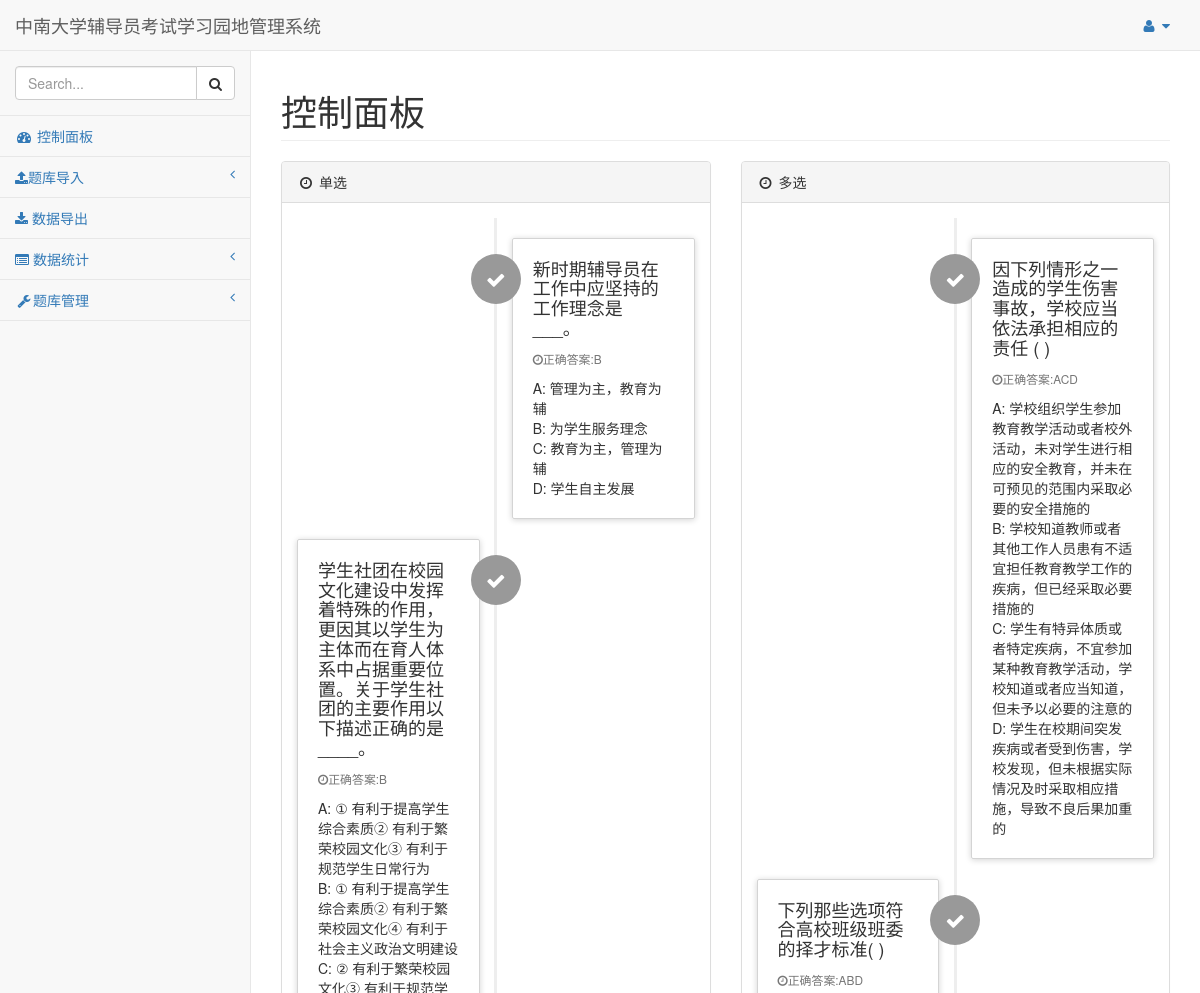
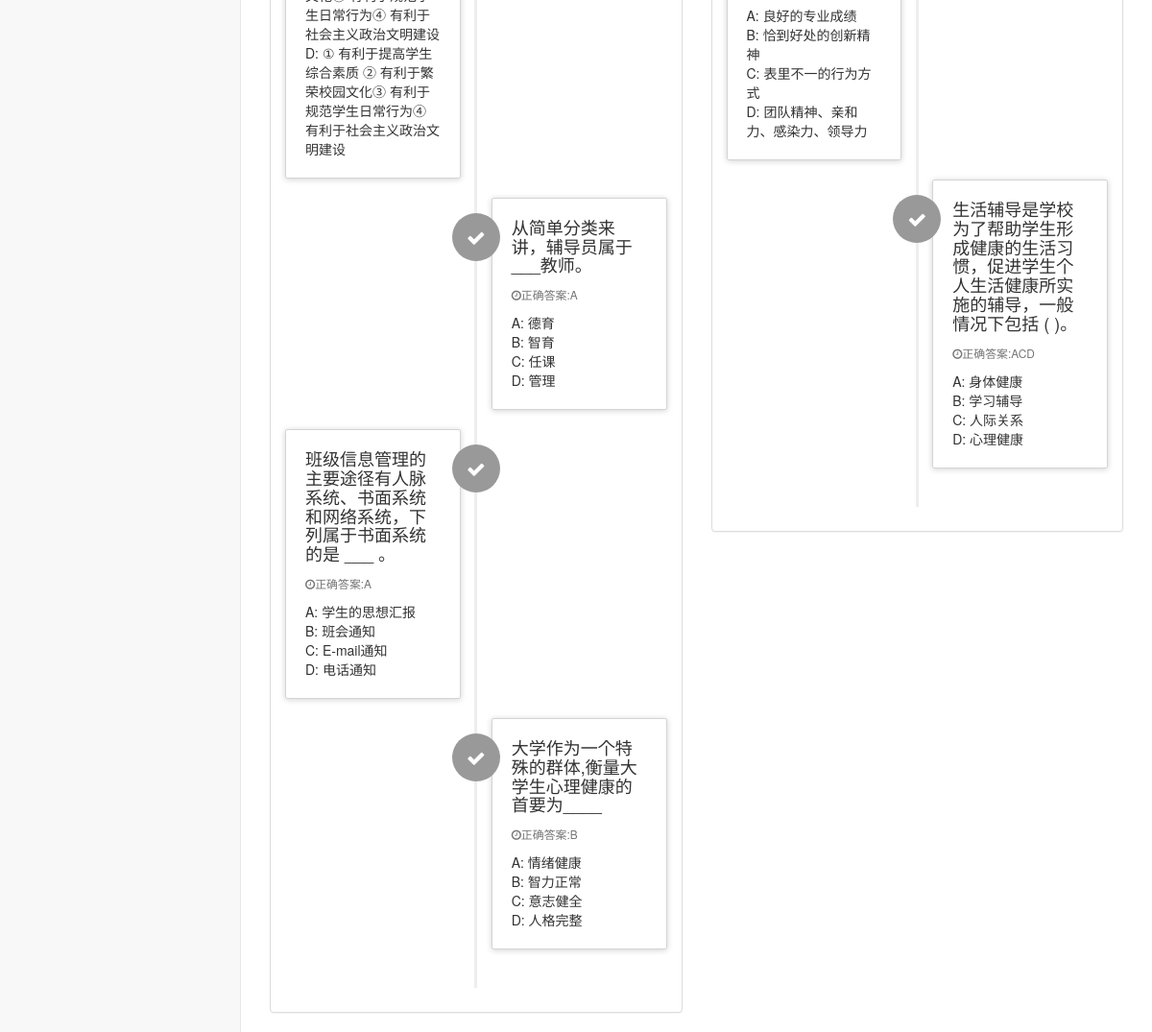
The app's page /index.php/admin/AnalyseWrong with its own data (2 pictures, top to bottom).
### tables this page shows
CREATE TABLE `radio` (
  `Id` int(11) NOT NULL,
  `topic` text NOT NULL COMMENT '题目',
  `option_A` text NOT NULL COMMENT '选项A',
  `option_B` text NOT NULL COMMENT '选项B',
  `option_C` text NOT NULL COMMENT '选项C',
  `option_D` text NOT NULL COMMENT '选项D',
  `anwser` text NOT NULL,
  `fenzhi` int(11) NOT NULL COMMENT '分值',
  `quoted_num` int(11) NOT NULL COMMENT '被抽到的次数',
  `wrong_num` int(11) NOT NULL COMMENT '答错的次数',
  `time` timestamp NOT NULL DEFAULT CURRENT_TIMESTAMP ON UPDATE CURRENT_TIMESTAMP COMMENT '题库上传时间'
);

CREATE TABLE `Multiple` (
  `id` int(11) NOT NULL,
  `topic` text NOT NULL COMMENT '题目',
  `option_A` text NOT NULL,
  `option_B` text NOT NULL,
  `option_C` text NOT NULL,
  `option_D` text NOT NULL,
  `option_E` text NOT NULL,
  `option_F` text NOT NULL,
  `option_G` text NOT NULL,
  `option_H` text NOT NULL,
  `fenzhi` int(11) NOT NULL COMMENT '分值',
  `more` int(11) NOT NULL COMMENT '多选题目答案多选的分值',
  `short` int(11) NOT NULL COMMENT '多选题目答案少选的分值',
  `anwser` text NOT NULL COMMENT '答案(大写)',
  `quoted_num` int(11) NOT NULL COMMENT '引用数',
  `wrong_num` int(11) NOT NULL COMMENT '错误数',
  `time` timestamp NOT NULL DEFAULT CURRENT_TIMESTAMP ON UPDATE CURRENT_TIMESTAMP COMMENT '题库上传时间'
);

### application/controllers/Admin.php (called while the page is built, shortened)
<?php
 class Admin extends CI_Controller
 {
   function __construct()
   {
     $this->load->model('Admin_model');
     $this->load->model('Exam_model');
     $this->load->model('Rank_model');
     $this->load->library('DataOption');
   }
   public function AnalyseWrong()
   {
    $data['wrong'] = $this->Rank_model->Error_Rate();
    $this->load->view('admin/header');
    $this->load->view('admin/AnalyseWrong',$data);
    $this->load->view('admin/footer');
   }
 }

### index.php (called while the page is built, shortened)
<?php
require_once BASEPATH.'core/CodeIgniter.php';

### application/models/Rank_model.php (called while the page is built, shortened)
<?php
class Rank_model extends CI_Model
{
  public function Error_Rate($radio=5,$multiple=3,$TorF=2)
  {
    $sql = "select topic,option_A,option_B,option_C,option_D,anwser from radio order by (wrong_num/quoted_num) desc limit $radio";
    $query = $this->db->query($sql);
    $radio = $query->result_array();
    $sql = "select  topic,option_A,option_B,option_C,option_D,option_E,option_F,option_G,option_H,anwser from Multiple order by (wrong_num/quoted_num) desc limit $multiple";
    $query = $this->db->query($sql);
    $multiple = $query->result_array();
    $sql = "select  topic,anwser from TorF order by (wrong_num/quoted_num) desc limit $TorF";
    $query = $this->db->query($sql);
    $TorF  = $query->result_array();
    $result = array('radio' => $radio,'multiple'=>$multiple,'TorF'=>$TorF);
    return $result;
  }
}

### application/views/admin/AnalyseWrong.php (the view)
<div class="row">
  <div class="col-lg-6">
    <div class="panel panel-default">
        <div class="panel-heading">
            <i class="fa fa-clock-o fa-fw"></i> 单选
        </div>
        <div class="panel-body">
            <ul class="timeline">
              <?php
              $i = 0;
                foreach ($wrong['radio'] as $key => $value) {
                  $i ++;
                  if($i%2 == 0)
                  {
                    echo "<li>";
                  }
                  else
                  {
                    echo "<li class='timeline-inverted'>";
                  }
                  echo '<div class="timeline-badge"><i class="fa fa-check"></i></div>';
                  echo '<div class="timeline-panel"><div class="timeline-heading">';
                  echo '<h4 class="timeline-title">'.$value['topic'].'</h4>';
                  echo '<p><small class="text-muted"><i class="fa fa-clock-o"></i>正确答案:'.$value['anwser'].'</small></p>';
                  echo '<div class="timeline-body">';
                  echo 'A: '.$value['option_A'].'<br \>'.'B: '.$value['option_B'].'<br \>'.'C: '.$value['option_C'].'<br \>'.'D: '.$value['option_D'];
                  echo '</div></div></li>';
                }
              ?>
            </ul>
        </div>
    </div>
  </div>
  <div class="col-lg-6">
    <div class="panel panel-default">
        <div class="panel-heading">
            <i class="fa fa-clock-o fa-fw"></i> 多选
        </div>
        <div class="panel-body">
            <ul class="timeline">
              <?php
              $i = 0;
                foreach ($wrong['multiple'] as $key => $value) {
                  $i ++;
                  if($i%2 == 0)
                  {
                    echo "<li>";
                  }
                  else
                  {
                    echo "<li class='timeline-inverted'>";
                  }
                  echo '<div class="timeline-badge"><i class="fa fa-check"></i></div>';
                  echo '<div class="timeline-panel"><div class="timeline-heading">';
                  echo '<h4 class="timeline-title">'.$value['topic'].'</h4>';
                  echo '<p><small class="text-muted"><i class="fa fa-clock-o"></i>正确答案:'.$value['anwser'].'</small></p>';
                  echo '<div class="timeline-body">';
                  echo 'A: '.$value['option_A'].'<br \>'.'B: '.$value['option_B'].'<br \>'.'C: '.$value['option_C'].'<br \>'.'D: '.$value['option_D'];
                  echo '</div></div></li>';
                }
              ?>
            </ul>
        </div>
    </div>
  </div>
</div>

### css/sb-admin-2.css (style rules this page uses)
body { background-color: #f8f8f8; }
.timeline { position: relative; padding: 20px 0 20px; list-style: none; }
.timeline:before { content: " "; position: absolute; top: 0; bottom: 0; left: 50%; width: 3px; margin-left: -1.5px; background-color: #eeeeee; }
.timeline > li { position: relative; margin-bottom: 20px; }
.timeline > li:before, .timeline > li:after { content: " "; display: table; }
.timeline > li:after { clear: both; }
.timeline > li > .timeline-panel { float: left; position: relative; width: 46%; padding: 20px; border: 1px solid #d4d4d4; border-radius: 2px; -webkit-box-shadow: 0 1px 6px rgba(0, 0, 0, 0.175); box-shadow: 0 1px 6px rgba(0, 0, 0, 0.175); }
.timeline > li > .timeline-panel:before { content: " "; display: inline-block; position: absolute; top: 26px; right: -15px; border-top: 15px solid transparent; border-right: 0 solid #ccc; border-bottom: 15px solid transparent; border-left: 15px solid #ccc; }
.timeline > li > .timeline-panel:after { content: " "; display: inline-block; position: absolute; top: 27px; right: -14px; border-top: 14px solid transparent; border-right: 0 solid #fff; border-bottom: 14px solid transparent; border-left: 14px solid #fff; }
.timeline > li > .timeline-badge { z-index: 100; position: absolute; top: 16px; left: 50%; width: 50px; height: 50px; margin-left: -25px; border-radius: 50% 50% 50% 50%; text-align: center; font-size: 1.4em; line-height: 50px; color: #fff; background-color: #999999; }
.timeline > li.timeline-inverted > .timeline-panel { float: right; }
.timeline > li.timeline-inverted > .timeline-panel:before { right: auto; left: -15px; border-right-width: 15px; border-left-width: 0; }
.timeline > li.timeline-inverted > .timeline-panel:after { right: auto; left: -14px; border-right-width: 14px; border-left-width: 0; }
.timeline-title { margin-top: 0; color: inherit; }

### records on screen
radio: topic "新时期辅导员在工作中应坚持的工作理念是 ___。", anwser "B", option_A "管理为主，教育为辅", option_B "为学生服务理念", option_C "教育为主，管理为辅", option_D "学生自主发展"
radio: topic "学生社团在校园文化建设中发挥着特殊的作用，更因其以学生为主体而在育人体系中占据重要位置。关于学生社团的主要作用以下描述正确的是____。", anwser "B", option_A "① 有利于提高学生综合素质② 有利于繁荣校园文化③ 有利于规范学生日常行为", option_B "① 有利于提高学生综合素质② 有利于繁荣校园文化④ 有利于社会主义政治文明建设", option_C "② 有利于繁荣校园文化③ 有利于规范学生日常行为④ 有利于社会主义政治文明建设", option_D "① 有利于提高学生综合素质 ② 有利于繁荣校园文化③ 有利于规范学生日常行为④ 有利于社会主义政治文明建设"
radio: topic "从简单分类来讲，辅导员属于___教师。", anwser "A", option_A "德育", option_B "智育", option_C "任课", option_D "管理"
radio: topic "班级信息管理的主要途径有人脉系统、书面系统和网络系统，下列属于书面系统的是 ___ 。", anwser "A", option_A "学生的思想汇报", option_B "班会通知", option_C "E-mail通知", option_D "电话通知"
radio: topic "大学作为一个特殊的群体,衡量大学生心理健康的首要为____", anwser "B", option_A "情绪健康", option_B "智力正常", option_C "意志健全", option_D "人格完整"
multiple: topic "因下列情形之一造成的学生伤害事故，学校应当依法承担相应的责任 ( )", anwser "ACD", option_A "学校组织学生参加教育教学活动或者校外活动，未对学生进行相应的安全教育，并未在可预见的范围内采取必要的安全措施的", option_B "学校知道教师或者其他工作人员患有不适宜担任教育教学工作的疾病，但已经采取必要措施的", option_C "学生有特异体质或者特定疾病，不宜参加某种教育教学活动，学校知道或者应当知道，但未予以必要的注意的", option_D "学生在校期间突发疾病或者受到伤害，学校发现，但未根据实际情况及时采取相应措施，导致不良后果加重的"
multiple: topic "下列那些选项符合高校班级班委的择才标准( )", anwser "ABD", option_A "良好的专业成绩", option_B "恰到好处的创新精神", option_C "表里不一的行为方式", option_D "团队精神、亲和力、感染力、领导力"
multiple: topic "生活辅导是学校为了帮助学生形成健康的生活习惯，促进学生个人生活健康所实施的辅导，一般情况下包括 ( )。", anwser "ACD", option_A "身体健康", option_B "学习辅导", option_C "人际关系", option_D "心理健康"
